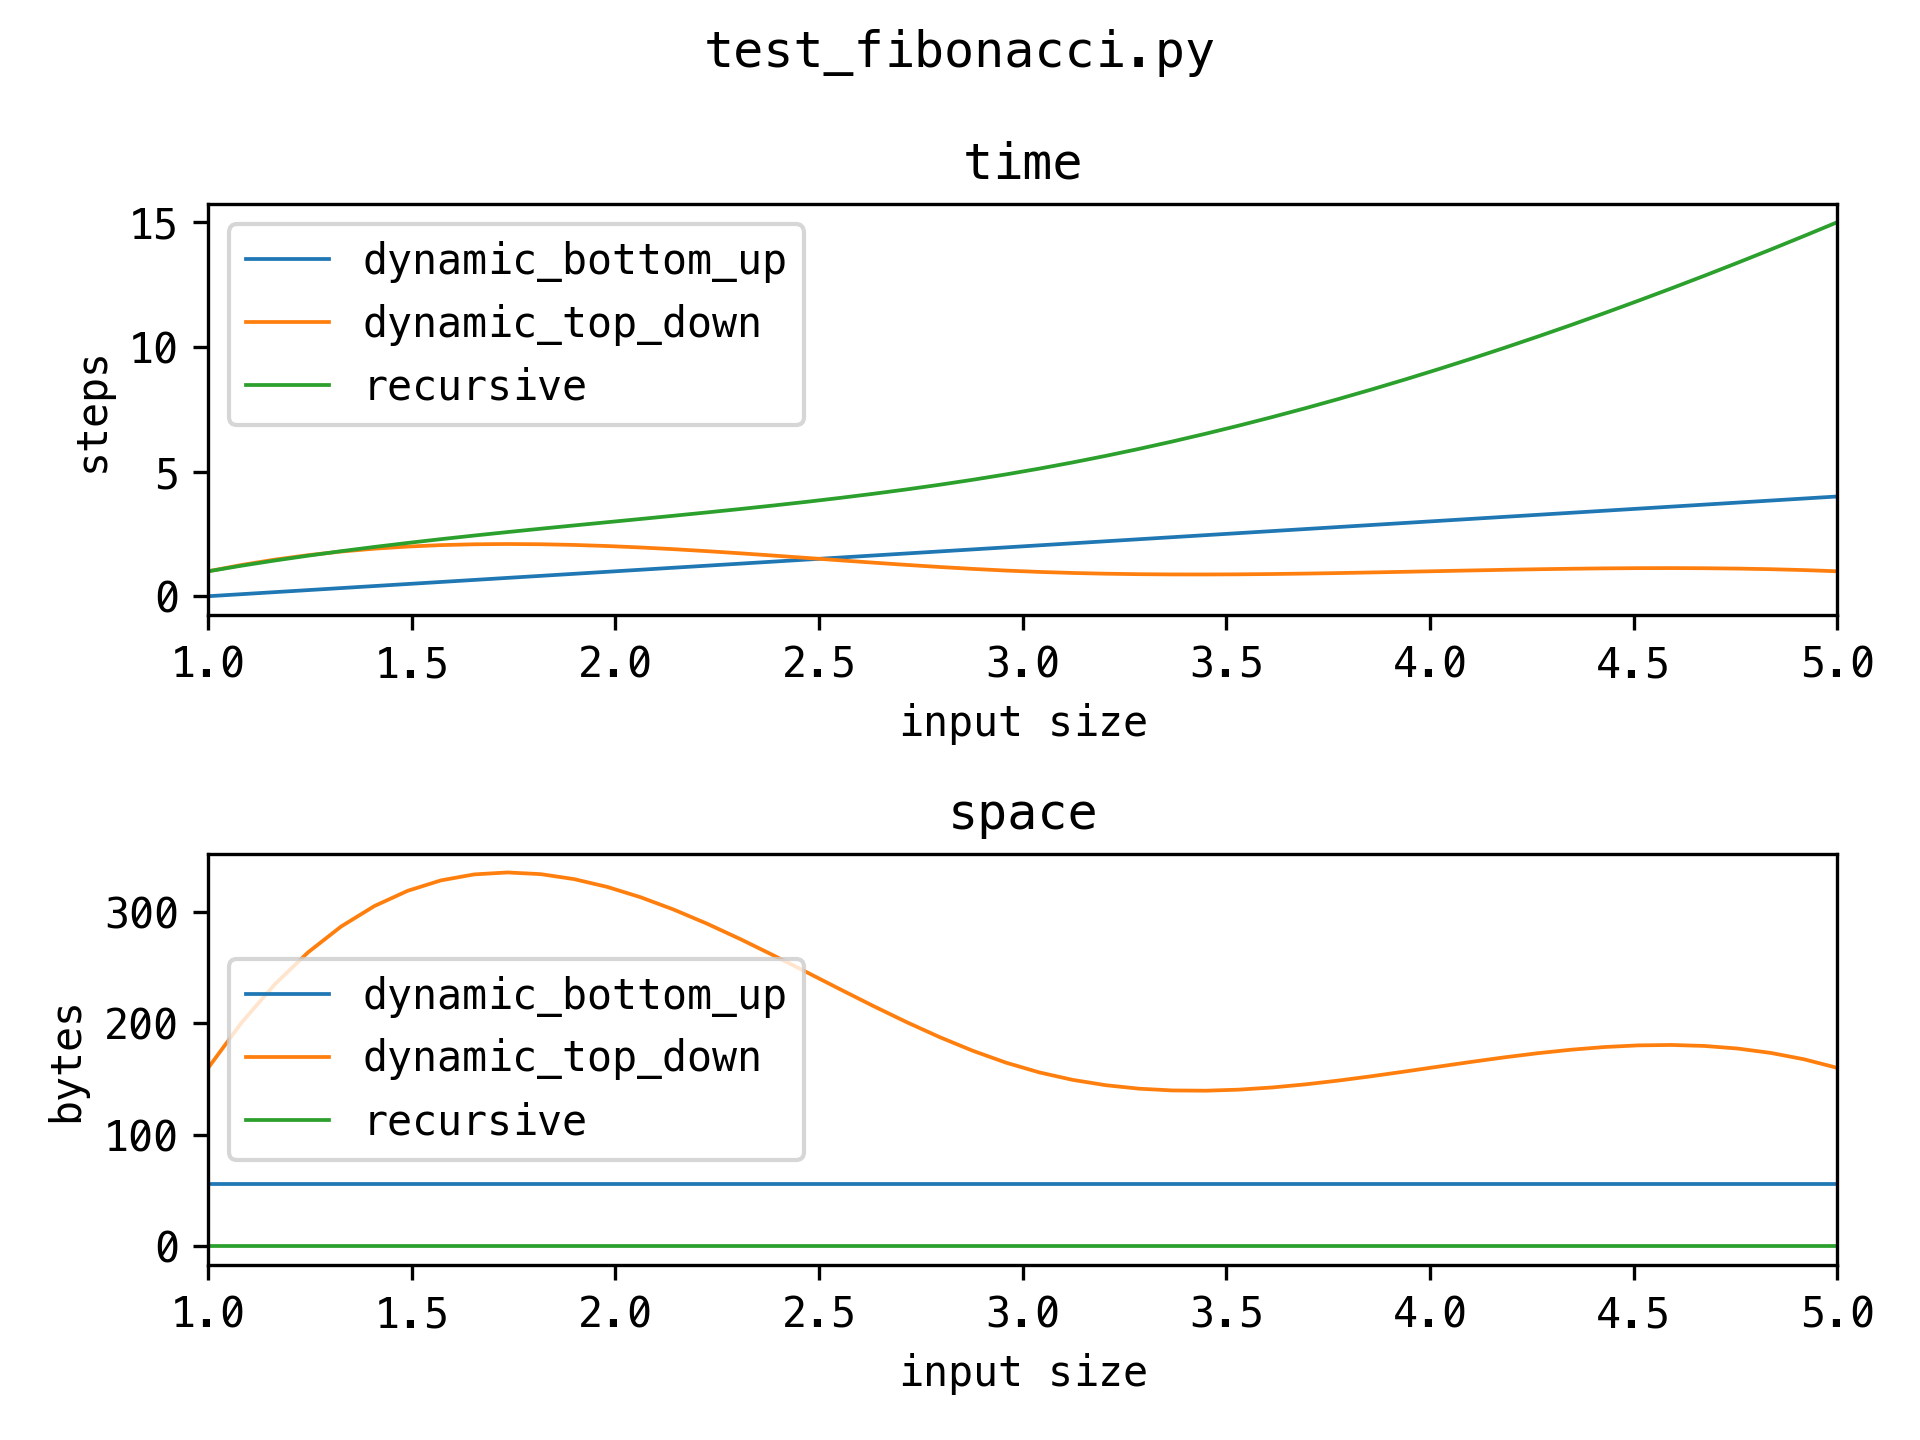

Write the Python code that produced this figure.
from functools import cache

from .. import utils


class Solution(utils.BaseSolution):
    def recursive(self, n: int):
        self.complexity.step()
        if n <= 1:
            return n
        return self.recursive(n - 1) + self.recursive(n - 2)

    @cache
    def dynamic_top_down(self, n: int):
        self.complexity.store(cache)
        self.complexity.step()
        if n <= 1:
            return n
        return self.dynamic_top_down(n - 1) + self.dynamic_top_down(n - 2)

    def dynamic_bottom_up(self, n: int):
        prev = 0
        curr = 1
        self.complexity.store(prev, curr)
        if n == 0:
            return n
        for _ in range(n - 1):
            self.complexity.step()
            next = prev + curr
            (curr, prev) = (next, curr)
        return curr


def test_complexity():
    s = Solution()
    tests = range(1, 6)

    for name, func in s.methods():
        for nums in tests:
            func(nums)
            s.complexity.mark(name, nums)

    s.complexity.plot()
